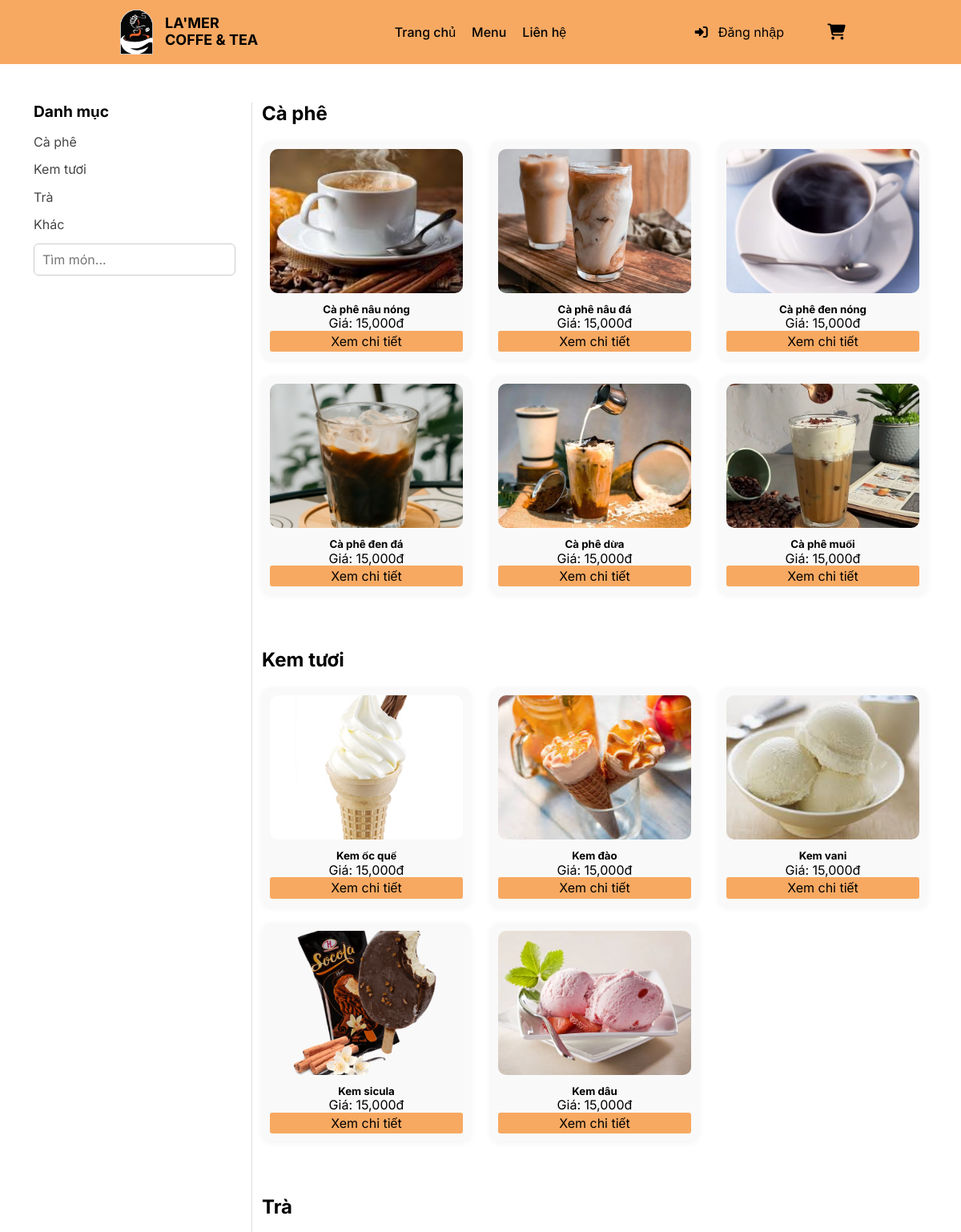
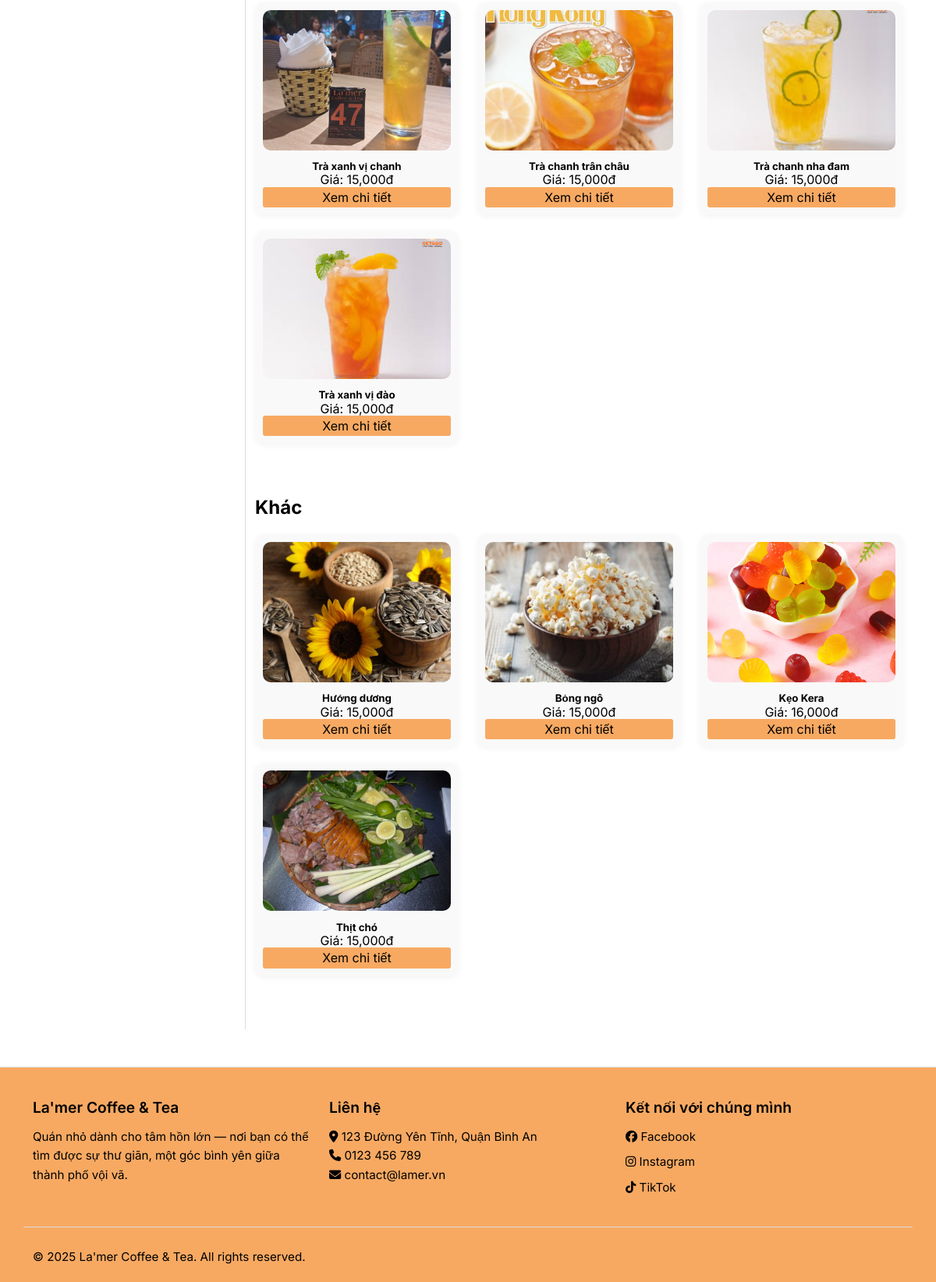
Page /menu/index.php on the committed database (2 pictures, top to bottom).
### tables this page shows
CREATE TABLE `products` (
  `id` int(11) NOT NULL,
  `name` varchar(255) NOT NULL,
  `category` varchar(100) DEFAULT NULL,
  `image_name` varchar(255) DEFAULT NULL,
  `price` decimal(10,2) DEFAULT NULL,
  `description` text DEFAULT NULL
);

### menu/index.php (the view, shortened to what this page needs)
<!DOCTYPE html>
<html lang="vi">
<?php
$customHead = '<link rel="stylesheet" href="style.css">';
include("../head.php");
include("../database/dbconnect.php");
$category_query = $conn->query("SELECT DISTINCT category FROM products ORDER BY category ASC");
$categories = [];
while ($row = $category_query->fetch_assoc()) {
    $cat = $row['category'];
    if ($cat === 'Khác')
        continue;
    $categories[] = $cat;
}
if ($conn->query("SELECT 1 FROM products WHERE category = 'Khác' LIMIT 1")->num_rows > 0) {
    $categories[] = 'Khác';
}
?>
<body>
    <?php include('../header.php') ?>
    <div id="menu-page" class="container mt-5 mb-5">
        <div class="row">
            <aside class="col-lg-3 menu-sidebar">
                <h4 class="menu-category-title">Danh mục</h4>
                <ul class="menu-category-list">
                    <?php foreach ($categories as $cat):
                        $cat_id = strtolower(str_replace(' ', '', $cat)); ?>
                        <li><a href="#<?= $cat_id ?>" class="menu-category-item"><?= htmlspecialchars($cat) ?></a></li>
                    <?php endforeach; ?>
                </ul>
                <input type="text" id="searchInput" style="width: 100%;" class="form-control" placeholder="Tìm món...">
            </aside>
            <section class="col-lg-9 menu-content">
                <?php foreach ($categories as $cat):
                    $cat_id = strtolower(str_replace(' ', '', $cat));
                    $stmt = $conn->prepare("SELECT * FROM products WHERE category = ?");
                    $stmt->bind_param("s", $cat);
                    $stmt->execute();
                    $result = $stmt->get_result();
                    ?>
                    <div id="<?= $cat_id ?>" class="menu-section mb-5">
                        <h3 class="menu-section-title"><?= htmlspecialchars($cat) ?></h3>
                        <div class="row">
                            <?php while ($row = $result->fetch_assoc()): ?>
                                <div class="col-lg-4 col-6 menu-item">
                                    <div class="menu-item-wrap add-to-cart-item" data-id="<?= $row['id'] ?>"
                                        data-name="<?= htmlspecialchars($row['name']) ?>" data-price="<?= $row['price'] ?>"
                                        data-img="<?= htmlspecialchars($row['image_name'] ?? 'default.jpg') ?>"
                                        data-desc="<?= htmlspecialchars($row['description'] ?? '') ?>">
                                        <img src="/images/<?= htmlspecialchars($row['image_name'] ?? 'default.jpg') ?>"
                                            class="menu-item-img" alt="<?= htmlspecialchars($row['name']) ?>"
                                            onerror="this.onerror=null;this.src='/images/default.jpg';">
                                        <h5><?= htmlspecialchars($row['name']) ?></h5>
                                        <p>Giá: <?= number_format($row['price']) ?>đ</p>
                                        <button class="view-menu-item-detail" onclick="event.stopPropagation()">Xem chi
                                            tiết</button>
                                    </div>
                                </div>
                            <?php endwhile; ?>
                        </div>
                    </div>
                <?php endforeach; ?>
            </section>
        </div>
    </div>
    <?php include('../footer.php') ?>
</body>
</html>

### head.php (shortened to what this page needs)
<head>
    <link rel="stylesheet" href="https://cdnjs.cloudflare.com/ajax/libs/normalize/8.0.1/normalize.min.css" />
    <link rel="stylesheet" href="https://cdnjs.cloudflare.com/ajax/libs/bootstrap/5.3.3/css/bootstrap-grid.min.css" />
    <link rel="stylesheet" href="https://cdnjs.cloudflare.com/ajax/libs/font-awesome/6.7.2/css/all.min.css" />
    <link rel="stylesheet" href="/assets/style.css">
    <link rel="stylesheet" href="/assets/responsive.css">
    <?php
        if (!empty($customHead)) {
            echo $customHead;
        }
    ?>
</head>

### header.php (shortened to what this page needs)
<header id="main-header">
    <div class="main-header-wrap container">
        <div class="row">
            <div class="header-logo col-lg-3 col-md-3">
                <img class="header-logo-img" src="/assets/img/lamer-ico.png" alt="">
                <a href="/" class="header-site-link">La'mer<br>Coffe & Tea</a>
            </div>
            <nav class="header-nav col-lg-6 col-md-6">
                <a href="/" class="nav-item">Trang chủ</a>
                <a href="/menu" class="nav-item main-hover">Menu</a>
                <a href="/contact" class="nav-item main-hover">Liên hệ</a>
            </nav>
            <div class="header-account col-lg-2 col-md-2">
                <?php if (isset($_SESSION['username'])): ?>
                    <div class="header-account-user">
                        <div class="account-user-wrap">
                            <i class="fa-solid fa-circle-user"></i>
                            Xin chào
                        </div>
                        <b><?php echo htmlspecialchars($_SESSION['fullname']); ?></b>
                        <div class="account-options">
                            <ul class="acc-opt-body">
                                <?php if (isset($_SESSION['username']) && isset($_SESSION['role']) && ($_SESSION['role'] == 1 || $_SESSION['role'] == 2)): ?>
                                    <li class="acc-opt-item">
                                        <i class="fa-solid fa-bars-progress"></i>
                                        <a href="/admin" class="nav-item">Trang quản lý</a>
                                    </li>
                                <?php endif; ?>
                                <li class="acc-opt-item acc-opt-item-info">
                                    <i class="fa-solid fa-gear"></i> Đổi thông tin
                                </li>
                                <li class="acc-opt-item">
                                    <i class="fa-solid fa-right-from-bracket"></i>
                                    <a class="nav-item" href="/logout.php">Đăng xuất</a>
                                </li>
                            </ul>
                        </div>
                    </div>
                <?php else: ?>
                    <div class="header-account-login">
                        <i class="fa-solid fa-right-to-bracket"></i>
                        <span>Đăng nhập</span>
                    </div>
                <?php endif; ?>
            </div>
            <div class="header-cart col-lg-1 col-md-1">
                <i class="fa-solid fa-cart-shopping header-cart-icon"></i>
            </div>
        </div>
    </div>
</header>

### footer.php (shortened to what this page needs)
<footer id="main-footer">
    <div class="footer-wrap container">
        <div class="row">
            <div class="footer-info col-lg-4 col-12">
                <h4>La'mer Coffee & Tea</h4>
                <p>Quán nhỏ dành cho tâm hồn lớn — nơi bạn có thể tìm được sự thư giãn, một góc bình yên giữa thành phố vội vã.</p>
            </div>
            <div class="footer-contact col-lg-4 col-6">
                <h4>Liên hệ</h4>
                <p><i class="fa-solid fa-location-dot"></i> 123 Đường Yên Tĩnh, Quận Bình An</p>
                <p><i class="fa-solid fa-phone"></i> 0123 456 789</p>
                <p><i class="fa-solid fa-envelope"></i> contact@lamer.vn</p>
            </div>
            <div class="footer-social col-lg-4 col-6">
                <h4>Kết nối với chúng mình</h4>
                <a href="#" class="footer-social-link"><i class="fa-brands fa-facebook"></i> Facebook</a><br>
                <a href="#" class="footer-social-link"><i class="fa-brands fa-instagram"></i> Instagram</a><br>
                <a href="#" class="footer-social-link"><i class="fa-brands fa-tiktok"></i> TikTok</a>
            </div>
        </div>
        <div class="footer-bottom row">
            <div class="col-12 text-center mt-3">
                <p>&copy; 2025 La'mer Coffee & Tea. All rights reserved.</p>
            </div>
        </div>
    </div>
</footer>

### assets/style.css (style rules this page uses)
:root { --primary-color: #f7a962; --text-color: black; --text-color2: #333; --text-color3: #8b8a99; --hover-text-color: #5a2d0c; }
* { font-family: "Inter", sans-serif; color: var(--text-color); box-sizing: border-box; padding: 0; margin: 0; }
body { position: relative; }
#main-header { height: 80px; display: flex; align-items: center; background-color: var(--primary-color); position: relative; }
#main-header .row { height: 100%; display: flex; align-items: center; }
#main-header .main-header-wrap { height: 100%; max-width: 970px; position: relative; }
#main-header .header-logo { height: 70%; display: flex; align-items: center; justify-content: center; gap: 15px; }
#main-header .header-logo-img { height: 100%; }
#main-header .header-site-link, #main-header .nav-item { text-decoration: none; font-size: 16px; height: 100%; display: inline-flex; align-items: center; font-weight: 500; color: var(--text-color); }
#main-header .nav-item { padding: 0 10px; }
#main-header .header-site-link { font-size: 18px; text-transform: uppercase; font-weight: 700; }
#main-header .header-nav { display: flex; justify-content: center; height: 100%; }
#main-header .header-account { height: 100%; }
#main-header .header-account > * { height: 100%; display: flex; align-items: center; justify-content: space-evenly; text-decoration: none; cursor: pointer; }
#main-header .header-cart-icon { cursor: pointer; text-align: center; display: block; font-size: 20px; }
#main-footer { background-color: var(--primary-color); padding: 40px 0 20px; border-top: 1px solid #ddd; }
.footer-wrap h4 { font-size: 1.2rem; font-weight: 600; margin-bottom: 15px; }
.footer-wrap p, .footer-wrap a { font-size: 0.95rem; line-height: 1.6; text-decoration: none; }
.footer-social-link { display: inline-block; margin-bottom: 8px; transition: all 0.3s ease; }
.footer-bottom { border-top: 1px solid #ddd; margin-top: 30px; padding-top: 10px; font-size: 0.85rem; color: #888; }
input[type="text"], input[type="password"] { padding: 10px; margin-top: 6px; margin-bottom: 18px; border: 1px solid #ccc; border-radius: 6px; }

### menu/style.css (style rules this page uses)
.menu-sidebar { border-right: 1px solid #ddd; padding-right: 20px; }
.menu-category-title { font-size: 1.2rem; margin-bottom: 10px; }
.menu-category-list { list-style: none; padding-left: 0; }
.menu-category-item { display: block; padding: 8px 0; color: #444; text-decoration: none; transition: all 0.2s ease; }
.menu-section-title { font-size: 1.5rem; margin-bottom: 20px; }
.menu-item { margin-bottom: 20px; }
.menu-item-wrap { background: #f9f9f9; border-radius: 12px; padding: 10px; text-align: center; box-shadow: 0 2px 8px rgba(0,0,0,0.05); transition: transform 0.3s ease; cursor: pointer; }
.menu-item-img { width: 100%; height: 180px; object-fit: cover; border-radius: 10px; margin-bottom: 10px; }
.view-menu-item-detail { width: 100%; background-color: var(--primary-color); border: none; padding: 4px 0; cursor: pointer; border-radius: 3px; }

### rows in the picture
products: image_name (picture), name "Cà phê nâu nóng", price "15,000"
products: image_name (picture), name "Cà phê nâu đá", price "15,000"
products: image_name (picture), name "Cà phê đen nóng", price "15,000"
products: image_name (picture), name "Cà phê đen đá", price "15,000"
products: image_name (picture), name "Cà phê dừa", price "15,000"
products: image_name (picture), name "Cà phê muối", price "15,000"
products: image_name (picture), name "Kem ốc quế", price "15,000"
products: image_name (picture), name "Kem đào", price "15,000"
products: image_name (picture), name "Kem vani", price "15,000"
products: image_name (picture), name "Kem sicula", price "15,000"
products: image_name (picture), name "Kem dâu", price "15,000"
products: image_name (picture), name "Trà xanh vị chanh", price "15,000"
products: image_name (picture), name "Trà chanh trân châu", price "15,000"
products: image_name (picture), name "Trà chanh nha đam", price "15,000"
products: image_name (picture), name "Trà xanh vị đào", price "15,000"
products: image_name (picture), name "Hướng dương", price "15,000"
products: image_name (picture), name "Bỏng ngô", price "15,000"
products: image_name (picture), name "Kẹo Kera", price "16,000"
products: image_name (picture), name "Thịt chó", price "15,000"

### other values in the picture
$cat "Cà phê"
$cat "Kem tươi"
$cat "Trà"
$cat "Khác"
